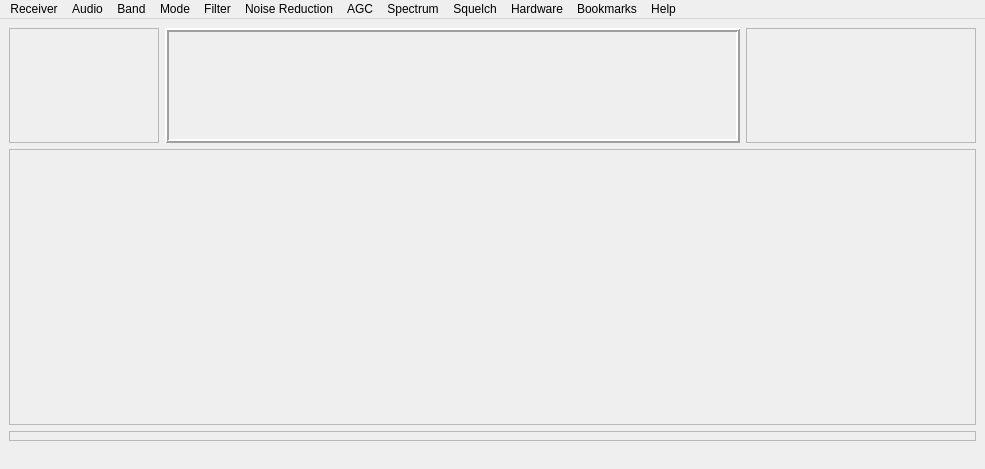
<?xml version="1.0" encoding="UTF-8"?>
<ui version="4.0">
 <class>UI</class>
 <widget class="QMainWindow" name="UI">
  <property name="geometry">
   <rect>
    <x>0</x>
    <y>0</y>
    <width>985</width>
    <height>469</height>
   </rect>
  </property>
  <property name="windowTitle">
   <string>QtRadio - not connected</string>
  </property>
  <widget class="QWidget" name="centralwidget">
   <layout class="QGridLayout" name="gridLayout">
    <item row="0" column="0">
     <widget class="sMeter" name="sMeterFrame">
      <property name="minimumSize">
       <size>
        <width>150</width>
        <height>115</height>
       </size>
      </property>
      <property name="maximumSize">
       <size>
        <width>150</width>
        <height>115</height>
       </size>
      </property>
      <property name="frameShape">
       <enum>QFrame::StyledPanel</enum>
      </property>
      <property name="frameShadow">
       <enum>QFrame::Raised</enum>
      </property>
     </widget>
    </item>
    <item row="0" column="1">
     <widget class="vfo" name="vfoFrame">
      <property name="minimumSize">
       <size>
        <width>575</width>
        <height>115</height>
       </size>
      </property>
      <property name="maximumSize">
       <size>
        <width>575</width>
        <height>115</height>
       </size>
      </property>
      <property name="frameShape">
       <enum>QFrame::Box</enum>
      </property>
      <property name="frameShadow">
       <enum>QFrame::Raised</enum>
      </property>
      <property name="lineWidth">
       <number>2</number>
      </property>
     </widget>
    </item>
    <item row="0" column="2">
     <widget class="Ctl" name="ctlFrame">
      <property name="minimumSize">
       <size>
        <width>230</width>
        <height>115</height>
       </size>
      </property>
      <property name="maximumSize">
       <size>
        <width>16777215</width>
        <height>115</height>
       </size>
      </property>
      <property name="frameShape">
       <enum>QFrame::StyledPanel</enum>
      </property>
      <property name="frameShadow">
       <enum>QFrame::Raised</enum>
      </property>
     </widget>
    </item>
    <item row="1" column="0" colspan="3">
     <widget class="Spectrum" name="spectrumFrame">
      <property name="frameShape">
       <enum>QFrame::StyledPanel</enum>
      </property>
      <property name="frameShadow">
       <enum>QFrame::Raised</enum>
      </property>
     </widget>
    </item>
    <item row="2" column="0" colspan="3">
     <widget class="Waterfall" name="waterfallFrame">
      <property name="maximumSize">
       <size>
        <width>16777215</width>
        <height>10</height>
       </size>
      </property>
      <property name="frameShape">
       <enum>QFrame::StyledPanel</enum>
      </property>
      <property name="frameShadow">
       <enum>QFrame::Raised</enum>
      </property>
     </widget>
    </item>
   </layout>
  </widget>
  <widget class="QMenuBar" name="menubar">
   <property name="geometry">
    <rect>
     <x>0</x>
     <y>0</y>
     <width>985</width>
     <height>25</height>
    </rect>
   </property>
   <widget class="QMenu" name="menuBand">
    <property name="title">
     <string>Band</string>
    </property>
    <widget class="QMenu" name="menuXVTR">
     <property name="title">
      <string>XVTR</string>
     </property>
    </widget>
    <addaction name="actionKeypad"/>
    <addaction name="separator"/>
    <addaction name="action160"/>
    <addaction name="action80"/>
    <addaction name="action60"/>
    <addaction name="action40"/>
    <addaction name="action30"/>
    <addaction name="action20"/>
    <addaction name="action17"/>
    <addaction name="action15"/>
    <addaction name="action12"/>
    <addaction name="action10"/>
    <addaction name="action6"/>
    <addaction name="separator"/>
    <addaction name="actionGen"/>
    <addaction name="actionWWV"/>
    <addaction name="separator"/>
    <addaction name="menuXVTR"/>
    <addaction name="separator"/>
   </widget>
   <widget class="QMenu" name="menuMode">
    <property name="title">
     <string>Mode</string>
    </property>
    <addaction name="actionLSB"/>
    <addaction name="actionUSB"/>
    <addaction name="actionDSB"/>
    <addaction name="actionCWU"/>
    <addaction name="actionCWL"/>
    <addaction name="actionAM"/>
    <addaction name="actionSAM"/>
    <addaction name="actionFMN"/>
    <addaction name="actionDIGL"/>
    <addaction name="actionDIGU"/>
   </widget>
   <widget class="QMenu" name="menuFilter">
    <property name="title">
     <string>Filter</string>
    </property>
    <addaction name="actionFilter_0"/>
    <addaction name="actionFilter_1"/>
    <addaction name="actionFilter_2"/>
    <addaction name="actionFilter_3"/>
    <addaction name="actionFilter_4"/>
    <addaction name="actionFilter_5"/>
    <addaction name="actionFilter_6"/>
    <addaction name="actionFilter_7"/>
    <addaction name="actionFilter_8"/>
    <addaction name="actionFilter_9"/>
   </widget>
   <widget class="QMenu" name="menuNoise_Reduction">
    <property name="title">
     <string>Noise Reduction</string>
    </property>
    <addaction name="actionANF"/>
    <addaction name="actionNR"/>
    <addaction name="actionNB"/>
    <addaction name="actionSDROM"/>
    <addaction name="separator"/>
   </widget>
   <widget class="QMenu" name="menuAGC">
    <property name="title">
     <string>AGC</string>
    </property>
    <addaction name="actionSlow"/>
    <addaction name="actionMedium"/>
    <addaction name="actionFast"/>
    <addaction name="actionLong"/>
   </widget>
   <widget class="QMenu" name="menuReceiver">
    <property name="title">
     <string>Receiver</string>
    </property>
    <addaction name="actionConnectToServer"/>
    <addaction name="actionDisconnectFromServer"/>
    <addaction name="actionQuick_Server_List"/>
    <addaction name="separator"/>
    <addaction name="actionSubrx"/>
    <addaction name="separator"/>
    <addaction name="actionBandscope"/>
    <addaction name="actionRecord"/>
    <addaction name="actionConfig"/>
    <addaction name="separator"/>
   </widget>
   <widget class="QMenu" name="menuAudio">
    <property name="title">
     <string>Audio</string>
    </property>
    <addaction name="actionMuteMainRx"/>
    <addaction name="actionMuteSubRx"/>
    <addaction name="actionGain_10"/>
    <addaction name="actionGain_20"/>
    <addaction name="actionGain_30"/>
    <addaction name="actionGain_40"/>
    <addaction name="actionGain_50"/>
    <addaction name="actionGain_60"/>
    <addaction name="actionGain_70"/>
    <addaction name="actionGain_80"/>
    <addaction name="actionGain_90"/>
    <addaction name="actionGain_100"/>
   </widget>
   <widget class="QMenu" name="menuHardware">
    <property name="title">
     <string>Hardware</string>
    </property>
    <addaction name="actionPreamp"/>
    <addaction name="separator"/>
    <addaction name="actionDither"/>
    <addaction name="actionRandom"/>
   </widget>
   <widget class="QMenu" name="menuHelp">
    <property name="title">
     <string>Help</string>
    </property>
    <addaction name="actionAbout"/>
   </widget>
   <widget class="QMenu" name="menuBookmarks">
    <property name="title">
     <string>Bookmarks</string>
    </property>
    <widget class="QMenu" name="menuView_Bookmarks">
     <property name="title">
      <string>View Bookmarks</string>
     </property>
    </widget>
    <addaction name="actionBookmarkThisFrequency"/>
    <addaction name="separator"/>
    <addaction name="menuView_Bookmarks"/>
    <addaction name="separator"/>
    <addaction name="actionEditBookmarks"/>
    <addaction name="separator"/>
   </widget>
   <widget class="QMenu" name="menuSpectrum">
    <property name="title">
     <string>Spectrum</string>
    </property>
    <addaction name="actionPolyphase"/>
   </widget>
   <widget class="QMenu" name="menuSquelch">
    <property name="title">
     <string>Squelch</string>
    </property>
    <addaction name="actionSquelchEnable"/>
    <addaction name="separator"/>
    <addaction name="actionSquelchReset"/>
   </widget>
   <addaction name="menuReceiver"/>
   <addaction name="menuAudio"/>
   <addaction name="menuBand"/>
   <addaction name="menuMode"/>
   <addaction name="menuFilter"/>
   <addaction name="menuNoise_Reduction"/>
   <addaction name="menuAGC"/>
   <addaction name="menuSpectrum"/>
   <addaction name="menuSquelch"/>
   <addaction name="menuHardware"/>
   <addaction name="menuBookmarks"/>
   <addaction name="menuHelp"/>
  </widget>
  <widget class="QStatusBar" name="statusbar">
   <property name="sizeGripEnabled">
    <bool>false</bool>
   </property>
  </widget>
  <action name="action160">
   <property name="checkable">
    <bool>true</bool>
   </property>
   <property name="text">
    <string>160</string>
   </property>
  </action>
  <action name="action80">
   <property name="checkable">
    <bool>true</bool>
   </property>
   <property name="text">
    <string>80</string>
   </property>
  </action>
  <action name="action60">
   <property name="checkable">
    <bool>true</bool>
   </property>
   <property name="text">
    <string>60</string>
   </property>
  </action>
  <action name="action40">
   <property name="checkable">
    <bool>true</bool>
   </property>
   <property name="text">
    <string>40</string>
   </property>
  </action>
  <action name="action30">
   <property name="checkable">
    <bool>true</bool>
   </property>
   <property name="text">
    <string>30</string>
   </property>
  </action>
  <action name="action20">
   <property name="checkable">
    <bool>true</bool>
   </property>
   <property name="text">
    <string>20</string>
   </property>
  </action>
  <action name="action17">
   <property name="checkable">
    <bool>true</bool>
   </property>
   <property name="text">
    <string>17</string>
   </property>
  </action>
  <action name="action15">
   <property name="checkable">
    <bool>true</bool>
   </property>
   <property name="text">
    <string>15</string>
   </property>
  </action>
  <action name="action12">
   <property name="checkable">
    <bool>true</bool>
   </property>
   <property name="text">
    <string>12</string>
   </property>
  </action>
  <action name="action10">
   <property name="checkable">
    <bool>true</bool>
   </property>
   <property name="text">
    <string>10</string>
   </property>
  </action>
  <action name="action6">
   <property name="checkable">
    <bool>true</bool>
   </property>
   <property name="text">
    <string>6</string>
   </property>
  </action>
  <action name="actionGen">
   <property name="checkable">
    <bool>true</bool>
   </property>
   <property name="text">
    <string>Gen</string>
   </property>
  </action>
  <action name="actionWWV">
   <property name="checkable">
    <bool>true</bool>
   </property>
   <property name="text">
    <string>WWV</string>
   </property>
  </action>
  <action name="actionLSB">
   <property name="checkable">
    <bool>true</bool>
   </property>
   <property name="text">
    <string>LSB</string>
   </property>
  </action>
  <action name="actionUSB">
   <property name="checkable">
    <bool>true</bool>
   </property>
   <property name="text">
    <string>USB</string>
   </property>
  </action>
  <action name="actionDSB">
   <property name="checkable">
    <bool>true</bool>
   </property>
   <property name="text">
    <string>DSB</string>
   </property>
  </action>
  <action name="actionCWL">
   <property name="checkable">
    <bool>true</bool>
   </property>
   <property name="text">
    <string>CWL</string>
   </property>
  </action>
  <action name="actionCWU">
   <property name="checkable">
    <bool>true</bool>
   </property>
   <property name="text">
    <string>CWU</string>
   </property>
  </action>
  <action name="actionAM">
   <property name="checkable">
    <bool>true</bool>
   </property>
   <property name="text">
    <string>AM</string>
   </property>
  </action>
  <action name="actionFMN">
   <property name="checkable">
    <bool>true</bool>
   </property>
   <property name="text">
    <string>FMN</string>
   </property>
  </action>
  <action name="actionFilter_0">
   <property name="checkable">
    <bool>true</bool>
   </property>
   <property name="text">
    <string>Filter 0</string>
   </property>
  </action>
  <action name="actionFilter_1">
   <property name="checkable">
    <bool>true</bool>
   </property>
   <property name="text">
    <string>Filter 1</string>
   </property>
  </action>
  <action name="actionFilter_2">
   <property name="checkable">
    <bool>true</bool>
   </property>
   <property name="text">
    <string>Filter 2</string>
   </property>
  </action>
  <action name="actionFilter_3">
   <property name="checkable">
    <bool>true</bool>
   </property>
   <property name="text">
    <string>Filter 3</string>
   </property>
  </action>
  <action name="actionFilter_4">
   <property name="checkable">
    <bool>true</bool>
   </property>
   <property name="text">
    <string>Filter 4</string>
   </property>
  </action>
  <action name="actionFilter_5">
   <property name="checkable">
    <bool>true</bool>
   </property>
   <property name="text">
    <string>Filter 5</string>
   </property>
  </action>
  <action name="actionFilter_6">
   <property name="checkable">
    <bool>true</bool>
   </property>
   <property name="text">
    <string>Filter 6</string>
   </property>
  </action>
  <action name="actionFilter_7">
   <property name="checkable">
    <bool>true</bool>
   </property>
   <property name="text">
    <string>Filter 7</string>
   </property>
  </action>
  <action name="actionFilter_8">
   <property name="checkable">
    <bool>true</bool>
   </property>
   <property name="text">
    <string>Filter 8</string>
   </property>
  </action>
  <action name="actionFilter_9">
   <property name="checkable">
    <bool>true</bool>
   </property>
   <property name="text">
    <string>Filter 9</string>
   </property>
  </action>
  <action name="actionANF">
   <property name="checkable">
    <bool>true</bool>
   </property>
   <property name="text">
    <string>ANF</string>
   </property>
  </action>
  <action name="actionNR">
   <property name="checkable">
    <bool>true</bool>
   </property>
   <property name="text">
    <string>NR</string>
   </property>
  </action>
  <action name="actionNB">
   <property name="checkable">
    <bool>true</bool>
   </property>
   <property name="text">
    <string>NB</string>
   </property>
  </action>
  <action name="actionSlow">
   <property name="checkable">
    <bool>true</bool>
   </property>
   <property name="text">
    <string>Slow</string>
   </property>
  </action>
  <action name="actionMedium">
   <property name="checkable">
    <bool>true</bool>
   </property>
   <property name="text">
    <string>Medium</string>
   </property>
  </action>
  <action name="actionFast">
   <property name="checkable">
    <bool>true</bool>
   </property>
   <property name="text">
    <string>Fast</string>
   </property>
  </action>
  <action name="actionLong">
   <property name="checkable">
    <bool>true</bool>
   </property>
   <property name="text">
    <string>Long</string>
   </property>
  </action>
  <action name="actionSAM">
   <property name="checkable">
    <bool>true</bool>
   </property>
   <property name="text">
    <string>SAM</string>
   </property>
  </action>
  <action name="actionDIGL">
   <property name="checkable">
    <bool>true</bool>
   </property>
   <property name="text">
    <string>DIGL</string>
   </property>
  </action>
  <action name="actionDIGU">
   <property name="checkable">
    <bool>true</bool>
   </property>
   <property name="text">
    <string>DIGU</string>
   </property>
  </action>
  <action name="actionConfigure">
   <property name="text">
    <string>Configure</string>
   </property>
  </action>
  <action name="actionQuit">
   <property name="text">
    <string>Quit</string>
   </property>
  </action>
  <action name="actionRx">
   <property name="text">
    <string>rx 0</string>
   </property>
  </action>
  <action name="actionConnect">
   <property name="text">
    <string>Connect</string>
   </property>
  </action>
  <action name="action127_0_0_1">
   <property name="text">
    <string>127.0.0.1</string>
   </property>
  </action>
  <action name="actionEdit">
   <property name="text">
    <string>Edit</string>
   </property>
  </action>
  <action name="actionConnectToServer">
   <property name="text">
    <string>Connect</string>
   </property>
   <property name="toolTip">
    <string>Connect to a dspserver</string>
   </property>
   <property name="shortcut">
    <string>C</string>
   </property>
  </action>
  <action name="actionDisconnectFromServer">
   <property name="enabled">
    <bool>false</bool>
   </property>
   <property name="text">
    <string>Disconnect</string>
   </property>
   <property name="shortcut">
    <string>D</string>
   </property>
  </action>
  <action name="actionSubrx">
   <property name="checkable">
    <bool>true</bool>
   </property>
   <property name="text">
    <string>Subrx</string>
   </property>
   <property name="shortcut">
    <string>S</string>
   </property>
  </action>
  <action name="actionConfig">
   <property name="text">
    <string>Configure</string>
   </property>
  </action>
  <action name="actionMuteMainRx">
   <property name="checkable">
    <bool>true</bool>
   </property>
   <property name="text">
    <string>Mute Main Rx</string>
   </property>
  </action>
  <action name="actionMuteSubRx">
   <property name="checkable">
    <bool>true</bool>
   </property>
   <property name="enabled">
    <bool>false</bool>
   </property>
   <property name="text">
    <string>Mute Sub Rx</string>
   </property>
  </action>
  <action name="actionPreamp">
   <property name="checkable">
    <bool>true</bool>
   </property>
   <property name="text">
    <string>Preamp</string>
   </property>
  </action>
  <action name="actionDither">
   <property name="text">
    <string>Dither</string>
   </property>
  </action>
  <action name="actionRandom">
   <property name="text">
    <string>Random</string>
   </property>
  </action>
  <action name="actionBandscope">
   <property name="checkable">
    <bool>true</bool>
   </property>
   <property name="text">
    <string>Bandscope</string>
   </property>
  </action>
  <action name="actionAbout">
   <property name="text">
    <string>About</string>
   </property>
  </action>
  <action name="actionRecord">
   <property name="checkable">
    <bool>true</bool>
   </property>
   <property name="text">
    <string>Record</string>
   </property>
  </action>
  <action name="actionGain_10">
   <property name="checkable">
    <bool>true</bool>
   </property>
   <property name="text">
    <string>Gain 10</string>
   </property>
  </action>
  <action name="actionGain_20">
   <property name="checkable">
    <bool>true</bool>
   </property>
   <property name="text">
    <string>Gain 20</string>
   </property>
  </action>
  <action name="actionGain_30">
   <property name="checkable">
    <bool>true</bool>
   </property>
   <property name="text">
    <string>Gain 30</string>
   </property>
  </action>
  <action name="actionGain_40">
   <property name="checkable">
    <bool>true</bool>
   </property>
   <property name="text">
    <string>Gain 40</string>
   </property>
  </action>
  <action name="actionGain_50">
   <property name="checkable">
    <bool>true</bool>
   </property>
   <property name="text">
    <string>Gain 50</string>
   </property>
  </action>
  <action name="actionGain_60">
   <property name="checkable">
    <bool>true</bool>
   </property>
   <property name="text">
    <string>Gain 60</string>
   </property>
  </action>
  <action name="actionGain_70">
   <property name="checkable">
    <bool>true</bool>
   </property>
   <property name="text">
    <string>Gain 70</string>
   </property>
  </action>
  <action name="actionGain_80">
   <property name="checkable">
    <bool>true</bool>
   </property>
   <property name="text">
    <string>Gain 80</string>
   </property>
  </action>
  <action name="actionGain_90">
   <property name="checkable">
    <bool>true</bool>
   </property>
   <property name="text">
    <string>Gain 90</string>
   </property>
  </action>
  <action name="actionGain_100">
   <property name="checkable">
    <bool>true</bool>
   </property>
   <property name="text">
    <string>Gain 100</string>
   </property>
  </action>
  <action name="actionBookmark">
   <property name="text">
    <string>Bookmark this frequency</string>
   </property>
  </action>
  <action name="actionEditBookmarks">
   <property name="text">
    <string>Edit Bookmarks</string>
   </property>
  </action>
  <action name="actionBookmarkThisFrequency">
   <property name="text">
    <string>Bookmark This Frequency</string>
   </property>
  </action>
  <action name="actionXVTRConfigure">
   <property name="text">
    <string>Configure</string>
   </property>
  </action>
  <action name="action123">
   <property name="text">
    <string>123</string>
   </property>
  </action>
  <action name="actionSDROM">
   <property name="checkable">
    <bool>true</bool>
   </property>
   <property name="text">
    <string>NB2</string>
   </property>
  </action>
  <action name="actionPolyphase">
   <property name="checkable">
    <bool>true</bool>
   </property>
   <property name="text">
    <string>Polyphase</string>
   </property>
  </action>
  <action name="actionKeypad">
   <property name="text">
    <string>Keypad</string>
   </property>
   <property name="shortcut">
    <string>K</string>
   </property>
  </action>
  <action name="actionQuick_Server_List">
   <property name="text">
    <string>Quick Server List  </string>
   </property>
   <property name="toolTip">
    <string>Quickly select a shared SDR  server from a list of online radios</string>
   </property>
   <property name="shortcut">
    <string>L</string>
   </property>
   <property name="softKeyRole">
    <enum>QAction::NoSoftKey</enum>
   </property>
  </action>
  <action name="actionSquelchEnable">
   <property name="checkable">
    <bool>true</bool>
   </property>
   <property name="text">
    <string>Enable</string>
   </property>
  </action>
  <action name="actionSquelchReset">
   <property name="text">
    <string>Reset</string>
   </property>
  </action>
 </widget>
 <customwidgets>
  <customwidget>
   <class>Spectrum</class>
   <extends>QFrame</extends>
   <header>Spectrum.h</header>
   <container>1</container>
  </customwidget>
  <customwidget>
   <class>Waterfall</class>
   <extends>QFrame</extends>
   <header>Waterfall.h</header>
   <container>1</container>
  </customwidget>
  <customwidget>
   <class>sMeter</class>
   <extends>QFrame</extends>
   <header>smeter.h</header>
   <container>1</container>
  </customwidget>
  <customwidget>
   <class>vfo</class>
   <extends>QFrame</extends>
   <header location="global">vfo.h</header>
   <container>1</container>
  </customwidget>
  <customwidget>
   <class>Ctl</class>
   <extends>QFrame</extends>
   <header>ctl.h</header>
   <container>1</container>
  </customwidget>
 </customwidgets>
 <resources/>
 <connections/>
</ui>
